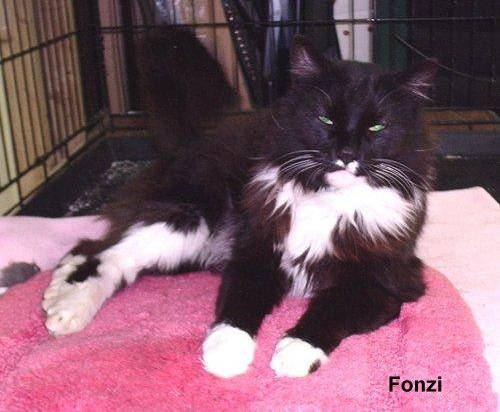
#> input picture cat_or_dog_4.jpg, 500 x 412 px
$ jupyter execute 'Imágenes como arrays en Python.ipynb'
#> lines starting #> are read from the running program, lines starting #| are printed output that depends on the picture
[cell 1]
import numpy as np
import matplotlib.pyplot as plt
from PIL import  Image

[cell 2]
imagen = Image.open('cat_or_dog_4.jpg')
#> imagen is the input picture: PIL image 500x412 RGB; mean R, G, B 129.4, 91.9, 106.6
imagen

[cell 3]
type(imagen)

[cell 4]
imagen.size
#> Out = (500, 412)

[cell 5]
array_imagen = np.asarray(imagen)
array_imagen

[cell 6]
plt.imshow(array_imagen)

[cell 7]
print(imagen.size)
#| (500, 412)
array_imagen.shape# se inveierte las dimension
#> Out = (412, 500, 3)

[cell 8]
array_imagen[:,:,0]# dimension Cero para el color Rojo

[cell 9]
array_imagen[:,:,1]# dimension 1 para el color VERDE

[cell 10]
array_imagen[:,:,2]# dimension 2 para el color AZUL

[cell 11]
array_imagen

# INSTALACION DE OPENCV

[cell 12]
# conda install opencv=3.4.2

[cell 13]
import cv2

[cell 14]
cv2.__version__

[cell 15]
imagen1 = cv2.imread('cat_or_dog_4.jpg')
imagen1

[cell 16]
type(imagen1)

[cell 17]
imagen1.shape
#> Out = (412, 500, 3)

[cell 18]
plt.imshow(imagen1)

## *OpenCV --> BGR (blue, green, red)*

## *Matplotlib --> RGB (red, green, blue)*

# cambar de BGR a  RGB la imagen

[cell 19]
imagen2 = cv2.cvtColor(imagen1, cv2.COLOR_BGR2RGB)

[cell 20]
plt.imshow(imagen2)

[cell 21]
# LEER LA IMAGEN EN ESCALA DE GRISES-
imagen_blanco_negro = cv2.imread('cat_or_dog_4.jpg', cv2.IMREAD_GRAYSCALE)
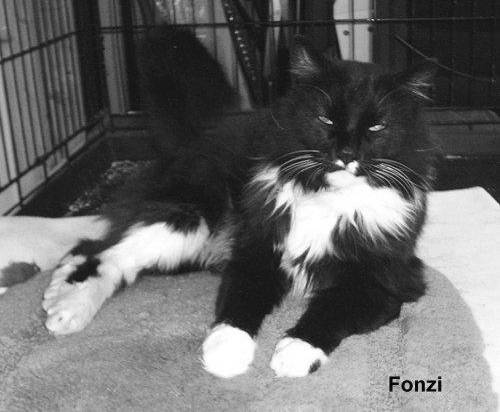
#> imagen_blanco_negro: shape (412, 500); min 0, max 255, mean 104.8


$ run again, with cara.jpg copied over cat_or_dog_4.jpg
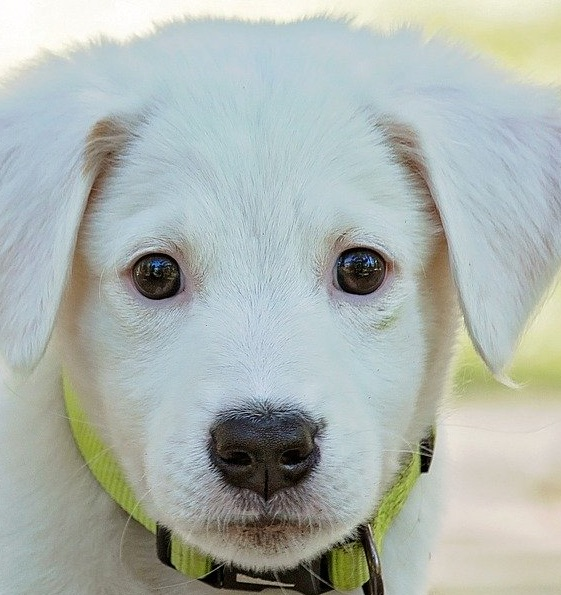
#> input picture cara.jpg, 561 x 595 px
#> imagen is the input picture: PIL image 561x595 RGB; mean R, G, B 172.7, 180.7, 175.3
#| (561, 595)
#> `imagen_blanco_negro = cv2.imread('cat_or_dog_4.jpg', cv2.IMREAD_GRAYSC..`:
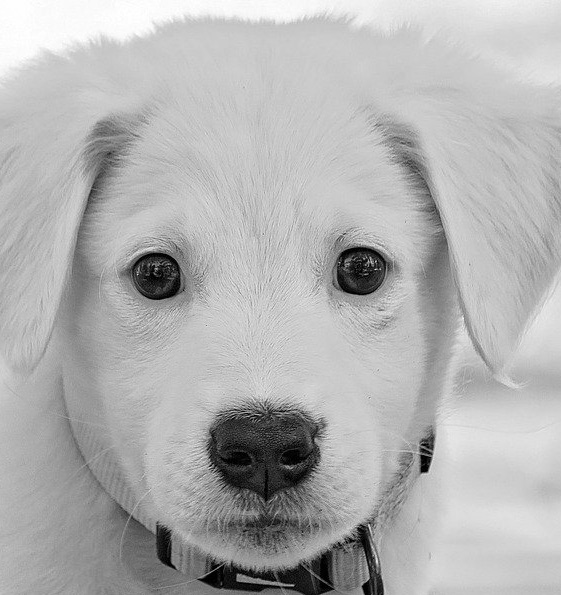
#> imagen_blanco_negro: shape (595, 561); min 0, max 255, mean 177.7

$ run again, with gato_alrrebes.jpg copied over cat_or_dog_4.jpg
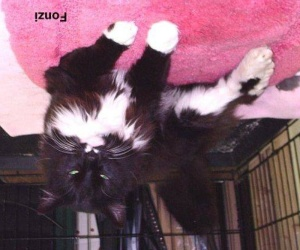
#> input picture gato_alrrebes.jpg, 300 x 250 px
#> imagen is the input picture: PIL image 300x250 RGB; mean R, G, B 129.4, 91.9, 106.6
#| (300, 250)
#> `imagen_blanco_negro = cv2.imread('cat_or_dog_4.jpg', cv2.IMREAD_GRAYSC..`:
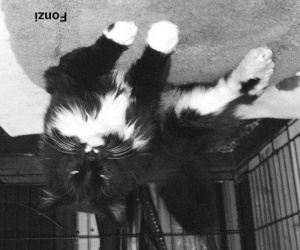
#> imagen_blanco_negro: shape (250, 300); min 11, max 255, mean 104.8
